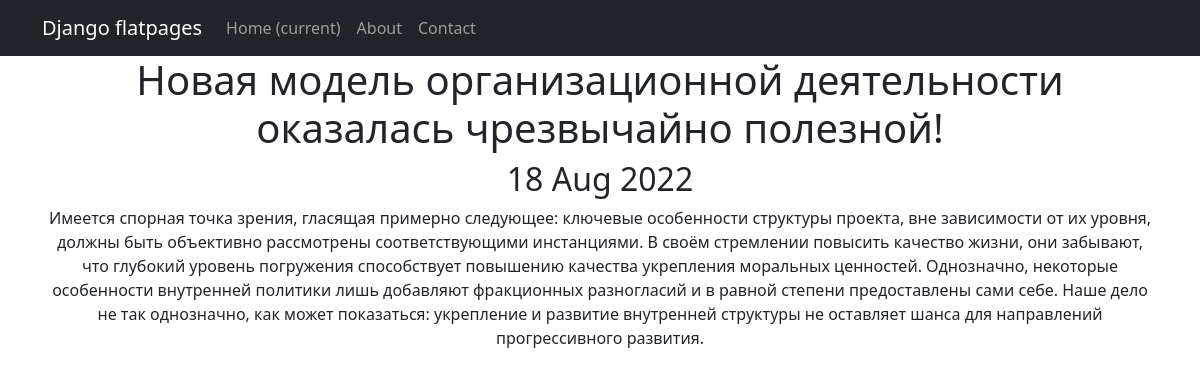
The page /news/2 on the database its author committed.
### news/models.py (models this page shows, shortened)
class Post(models.Model):
    author = models.ForeignKey(Author, on_delete=models.CASCADE)
    NEWS  ='NW'
    ARTICLE = 'AR'
    CATEGORY_CHOISES = (
        (NEWS, 'Новость'),
        (ARTICLE, 'Статья'),
    )
    categoryType = models.CharField(max_length=2, choices=CATEGORY_CHOISES, default=ARTICLE)
    dateCreation = models.DateTimeField(auto_now_add=True)
    postCategory = models.ManyToManyField(Category, through='PostCategory')
    title = models.CharField(max_length=128)
    text = models.TextField()
    rating = models.SmallIntegerField(default=0)

### news/views.py (the view)
# urls.py: path('<int:pk>', PostDetail.as_view()),
class PostDetail(DetailView):
    model = Post
    template_name = 'post.html'
    context_object_name = 'Post'

### news/templatetags/custom_filters.py (called while the page is built)
@register.filter()
def censor(value):
   if isinstance(value, str):
      words = value.split()
      for word in words:
         if word == 'Редиска':
            value = value.replace("Редиска", "Р******")
   return f'{value}'

### templates/post.html (shortened to what this page needs)
{% extends 'flatpages/default.html' %}
{% load custom_filters %}!
{% block content %}
<h1>{{ Post.title|censor }}</h1>
<h2>{{ Post.dateCreation|date:'d M Y'  }}</h2>
<p>{{ Post.text|censor }} </p>
{% endblock content %}

### rows shown on the page
Post: title|censor "Новая модель организационной деятельности оказалась чрезвычайно полезной!", dateCreation "18 Aug 2022", text|censor "Имеется спорная точка зрения, гласящая примерно следующее: ключевые особенности структуры проекта, вне зависимости от их уровня, должны быть объективно рассмотрены соответствующими инстанциями. В своём стремлении повысить качество жизни, они забывают, что глубокий уровень погружения способствует повышению качества укрепления моральных ценностей. Однозначно, некоторые особенности внутренней политики лишь добавляют фракционных разногласий и в равной степени предоставлены сами себе. Наше дело не так однозначно, как может показаться: укрепление и развитие внутренней структуры не оставляет шанса для направлений прогрессивного развития."
